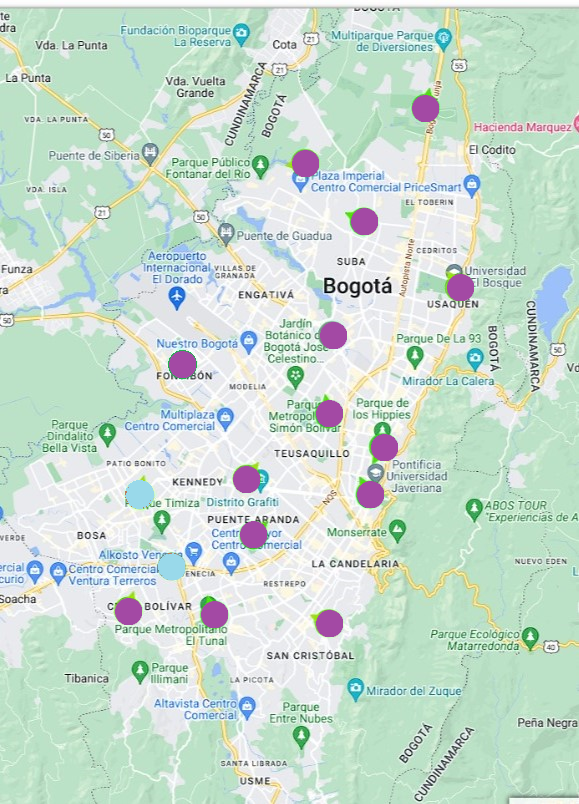
#> input picture FinalProject/src/Data_Analysis/Data/Map.png, 579 x 804 px, found by its file name
$ jupyter execute --allow-errors grid.ipynb
#> lines starting #> are read from the running program, lines starting #| are printed output that depends on the picture; after the words box and inside, x2 and y2 are one past the last pixel; in counts of white or black regions, pixels touching at a corner belong together; long printed decimals are rounded
[cell 1]
import cv2
import numpy as np
import pandas as pd
import matplotlib.pyplot as plt
import matplotlib.patches as patches

# Carga de datos

[cell 2]
# image_path = '../Mapita.png'
image_path = '../../Data/Map.png'
image = cv2.imread(image_path)
#> image is the input picture: shape (804, 579, 3); mean B, G, R 208.6, 221.3, 200.8
image_rgb = cv2.cvtColor(image, cv2.COLOR_BGR2RGB)

# Obtener dimensiones de la imagen
height, width, _ = image.shape
#> height = 804; width = 579

# Mostrar la imagen con los ejes correctamente configurados
plt.figure(figsize=(10, 8))
plt.imshow(image_rgb)
# # Establecer los límites de los ejes
plt.xlim(0, width)
plt.ylim(height, 0)

# # Invertir el eje Y para que el origen esté en la esquina inferior izquierda

# plt.gca().invert_yaxis()

# Títulos y etiquetas
plt.title('Imagen con ejes correctamente configurados')
plt.xlabel('X')
plt.ylabel('Y')

plt.show()

# Lectura de la imagen

[cell 3]
image_gray = cv2.cvtColor(image, cv2.COLOR_BGR2GRAY)
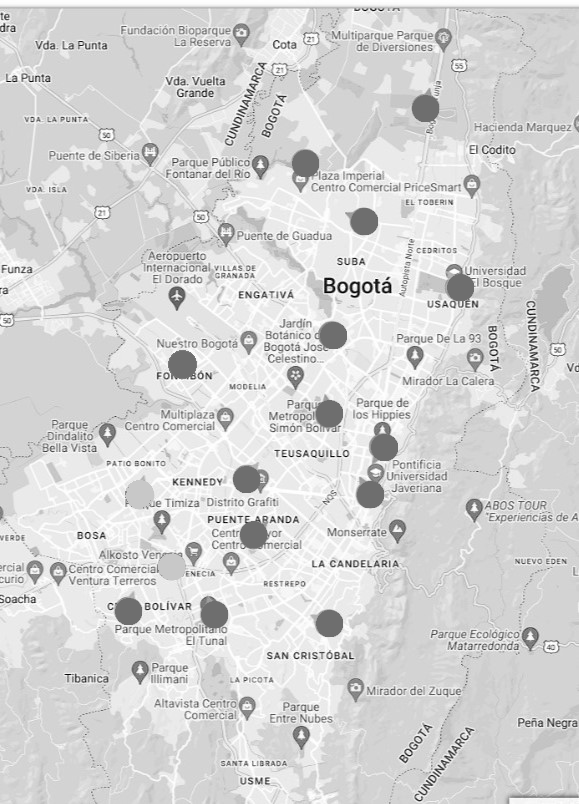
#> image_gray: shape (804, 579); min 0, max 255, mean 213.7

# Aplicar suavizado para mejorar la detección de círculos
image_blur = cv2.medianBlur(image_gray, 7)
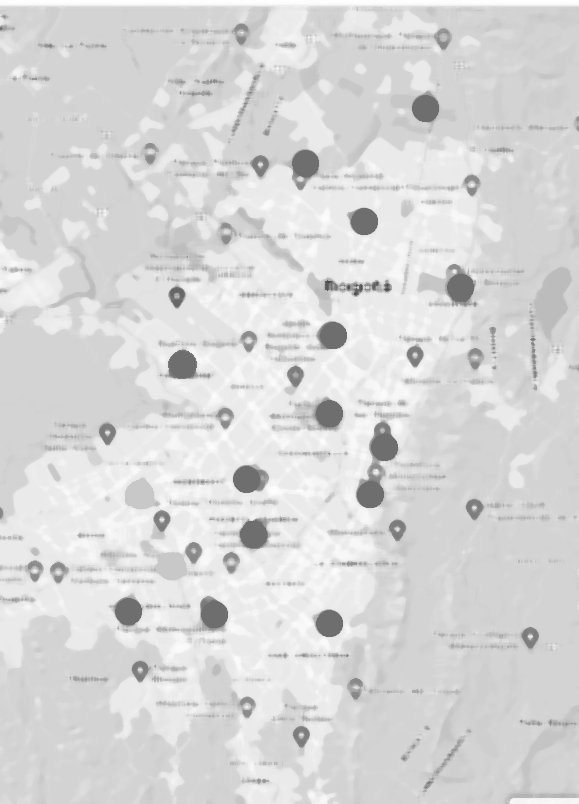
#> image_blur: shape (804, 579); min 66, max 255, mean 215.8

# Definir el rango de valores de gris oscuro
lower_gray = 125
upper_gray = 255

# Crear una máscara para los píxeles oscuros
mask = cv2.inRange(image_blur, lower_gray, upper_gray)
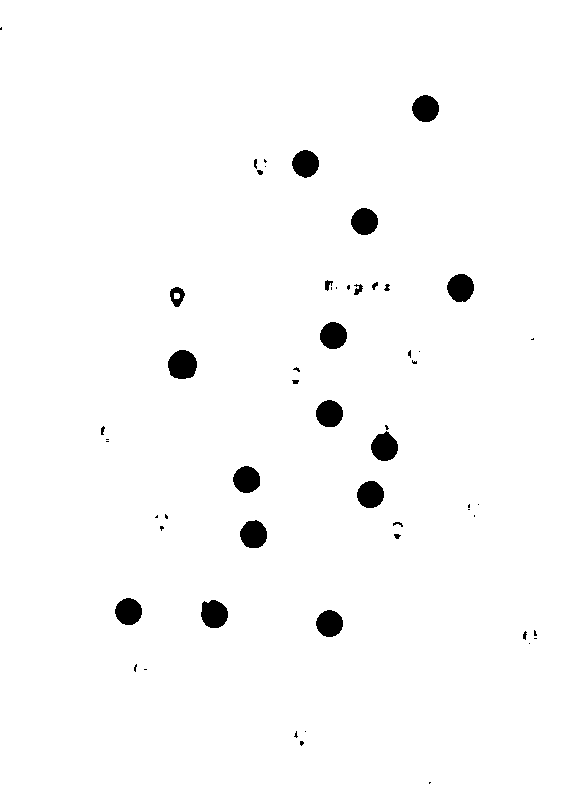
#> mask: shape (804, 579); 98.1% white; 56 black regions (30 under 20 px), largest, box (x1, y1, x2, y2) and area: (168, 350, 197, 379) 673, (201, 600, 228, 628) 597, (240, 520, 267, 548) 589

# Aplicar la máscara a la imagen borrosa
masked_image = cv2.bitwise_and(image_blur, image_blur, mask=mask)
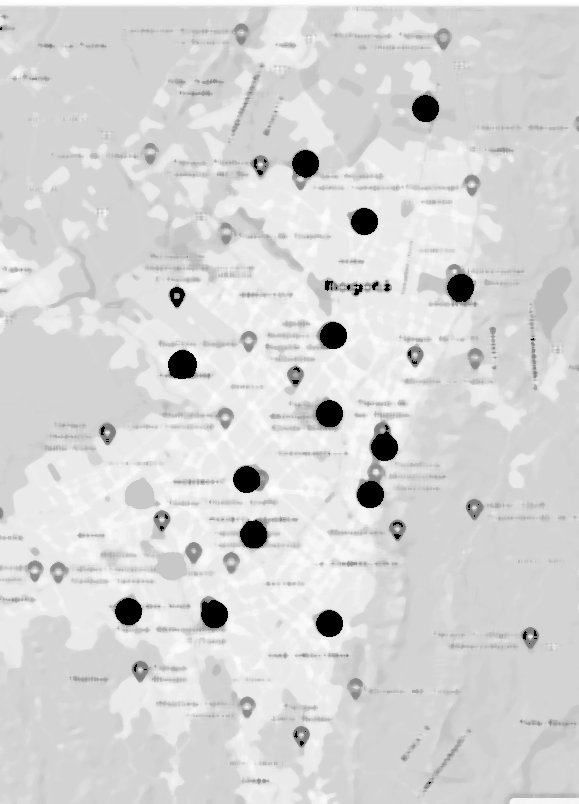
#> masked_image: shape (804, 579); min 0, max 255, mean 213.7

# Mostrar la imagen enmascarada
plt.figure(figsize=(10, 10))
plt.imshow(masked_image, cmap='gray')
plt.title('Imagen enmascarada')
plt.show()

# Identificación de coordenadas en la grilla

[cell 4]
# Parámetros de la grilla
Lx = 100
Ly = int(Lx * 1.4)

# Detectar círculos usando la transformada de Hough
circles = cv2.HoughCircles(masked_image, cv2.HOUGH_GRADIENT, dp=1.5, minDist=20,
                           param1=50, param2=30, minRadius=13, maxRadius=21)
#> circles = 16 rows, first 8: [329.2, 623.2, 13.6], [128.2, 611.2, 13.38], [246.8, 479.2, 13.52], [213.8, 614.2, 13.52], [369.8, 494.2, 13.38], [182.2, 365.2, 15.1], [332.2, 335.2, 13.52], [138.8, 494.2, 15.1]

# Verificar si se han detectado círculos
if circles is not None:
    print(f'Se detectaron {circles.shape[1]} círculos.')
#| Se detectaron 16 círculos.

    # Redondear las coordenadas y el radio de los círculos
    circles = np.round(circles[0, :]).astype("int")
#> circles = 16 rows, first 8: [329, 623, 14], [128, 611, 13], [247, 479, 14], [214, 614, 14], [370, 494, 13], [182, 365, 15], [332, 335, 14], [139, 494, 15]

    # Crear una matriz para almacenar la grilla de posiciones de las estaciones
    height, width, _ = image.shape

    # Crear la matriz de posiciones de las estaciones
    stations_positions = np.zeros((Ly, Lx))

    # Crear una figura para visualizar la imagen y la grilla
    fig, ax = plt.subplots(figsize=(8, 12))
    ax.imshow(cv2.cvtColor(image, cv2.COLOR_BGR2RGB))

    cell_height = height / Ly  # Número de filas
#> cell_height = 5.74
    cell_width = width / Lx  # Número de columnas
#> cell_width = 5.79

    # Configurar los ticks en los ejes según la grilla
    interval_ticks_x = Lx // 10  # Intervalo adaptativo en función de Lx
    interval_ticks_y = Ly // 14  # Intervalo adaptativo en función de Ly
    x_ticks = [i * cell_width for i in range(0, Lx, interval_ticks_x)]
    y_ticks = [j * cell_height for j in range(0, Ly, interval_ticks_y)]

    # Establecer los ticks y las etiquetas en función de la grilla
    ax.set_xticks(x_ticks)
    ax.set_yticks(y_ticks)
    ax.set_xticklabels([str(i) for i in range(0, Lx, interval_ticks_x)])
    ax.set_yticklabels([str(j + interval_ticks_x) for j in reversed(range(0, Ly, interval_ticks_y))])

    # Procesar cada círculo detectado
    for (x, y, r) in circles:
        # Celda en la que se encuentra el círculo
        cell_x = int(x / cell_width)  # Convertir a entero
        cell_y = int((height - y) / cell_height)  # Invertir la coordenada y

        # Marcar la celda en la grilla, asegurándose de no exceder los límites
        if 0 <= cell_y < Ly and 0 <= cell_x < Lx:
            stations_positions[cell_y, cell_x] = 1
            # Anotar la posición del círculo con los índices corregidos
            # Invertimos la coordenada y para reflejar correctamente la posición en la grilla
            plt.text(x, y, f'({cell_x}, {cell_y})', color='black', fontsize=8, ha='center', va='center', alpha=1)
#> this loop made 16 passes
#> (x, y, r, cell_x, cell_y) on passes 1 to 12: (329, 623, 14, 56, 31), (128, 611, 13, 22, 33), (247, 479, 14, 42, 56), (214, 614, 14, 36, 33), (370, 494, 13, 63, 53), (182, 365, 15, 31, 76), (332, 335, 14, 57, 81), (139, 494, 15, 24, 53), (425, 109, 14, 73, 121), (305, 164, 14, 52, 111), (460, 287, 13, 79, 90), (385, 448, 14, 66, 61)
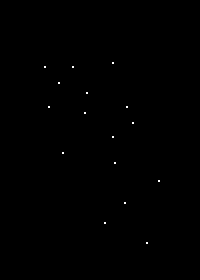
#> stations_positions: shape (140, 100) float64 (shown 2 times larger); values 0 (black) and 1 (white), 0.11% white in thin lines or dots, all inside (x1, y1, x2, y2) = (22, 31, 80, 122)

    # Colorear la grilla sobre la imagen
    for j in range(Lx):
        for i in range(Ly):
            # Dibujar un rectángulo azul en la celda si hay una estación
            if stations_positions[i, j] == 1:
                rect = patches.Rectangle((j * cell_width, (Ly -(i+1)) * cell_height), cell_width, cell_height, linewidth=1, edgecolor='b', facecolor='none', alpha=0.8)
                ax.add_patch(rect)
                # plt.text(j * cell_width + cell_width / 2, (Ly -(i+1)) * cell_height + cell_height / 2, f'({j}, {i})', color='black', fontsize=8, ha='center', va='center', alpha=1)
            else:
                # Dibujar un rectángulo rojo en la celda si no hay una estación
                rect = patches.Rectangle((j * cell_width, (Ly -(i+1)) * cell_height), cell_width, cell_height, linewidth=1, edgecolor='r', facecolor='none', alpha=0.1)
                ax.add_patch(rect)

    # Mostrar la imagen con las posiciones de los círculos y la grilla coloreada
    plt.title('Grilla sobre la imagen con identificación de círculos')
    plt.ylabel('Y (Celdas de la grilla)')
    plt.xlabel('X (Celdas de la grilla)')
    plt.show()
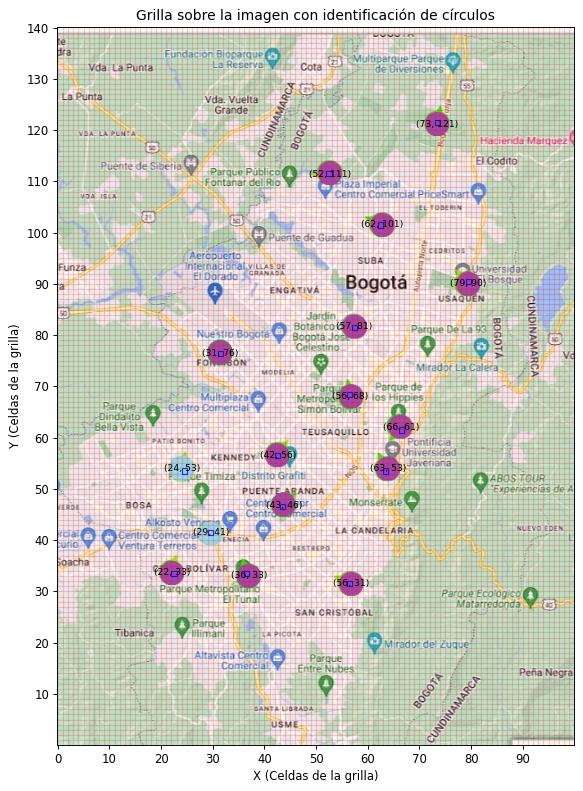
#> figure drawn by matplotlib, 1 panel
    print(f'Número de estaciones contadas: {len(stations_positions[stations_positions == 1])}')
#| Número de estaciones contadas: 16

else:
    print("No se detectaron círculos.")

# Relacionación con las estaciones reales

[cell 5]
#Matiz de estaciones
plt.figure(figsize=(5,5))
# plt.imshow(stations_positions)
plt.imshow(stations_positions, extent=[0, Lx, 0, Ly], origin='lower')
plt.colorbar()
plt.ylabel('X')
plt.xlabel('Y')
plt.title('Matriz de estaciones')
plt.show()
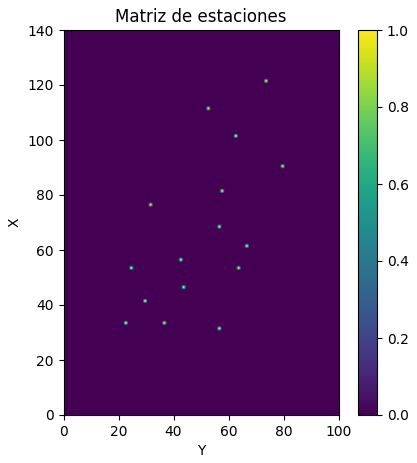
#> figure drawn by matplotlib, 2 panels

[cell 6]
#Lectura de estaciones
path_data = '../../Data/estaciones.txt'
#> (the rest of this cell did not finish here and is left out)

#> (a cell that did not finish here is left out)

[cell 8]
coords_X, coords_Y = [], []
# Estas se recorren en i de izquierda a derecha y en j de arriba hacia abajo ya
# que en el dataset se encuentran las estaciones en orden de arriba hacia abajo
# y de izquierda a derecha
coords_X, coords_Y = np.where(stations_positions == 1)
#> coords_X = [31, 33, 33, 41, 46, 53, 53, 56, 61, 68, 76, 81, 90, 101, 111, 121]; coords_Y = [56, 22, 36, 29, 43, 24, 63, 42, 66, 56, 31, 57, 79, 62, 52, 73]
coords_X, coords_Y
len(coords_X), len(coords_Y)
#> Out = (16, 16)

#> (a cell that did not finish here is left out)

#> (a cell that did not finish here is left out)

#> (a cell that did not finish here is left out)

#> (a cell that did not finish here is left out)

[cell 13]
def meters_per_pixel(pixel, distance):
    return distance/pixel

def time_per_pixel(distance):
    vel_sound = 343
    c = 1/np.sqrt(3)
    return (distance*c)/vel_sound

[cell 14]
cell_height, cell_width
#> Out = (5.74, 5.79)

[cell 15]
scale = meters_per_pixel(52,2000)
distance_cell = cell_width*scale
#> distance_cell = 222.7
print(f'Distancia de las celdas: {distance_cell} m')
#| Distancia de las celdas: 222.692 m

[cell 16]
time = time_per_pixel(distance_cell)
#> time = 0.375
print(f'El click por celda es de {time} segundos')
#| El click por celda es de 0.3748 segundos

[cell 17]
print(f'Cantidad de clikcs por hora: {3600/time} clicks/hora')
#| Cantidad de clikcs por hora: 9603.997 clicks/hora

[cell 18]
vel_sound = 343
c = 1/np.sqrt(3)
vel_cel = (distance_cell*c)/time
#> vel_cel = 343
vel_sound, vel_cel
#> Out = (343, 343)
